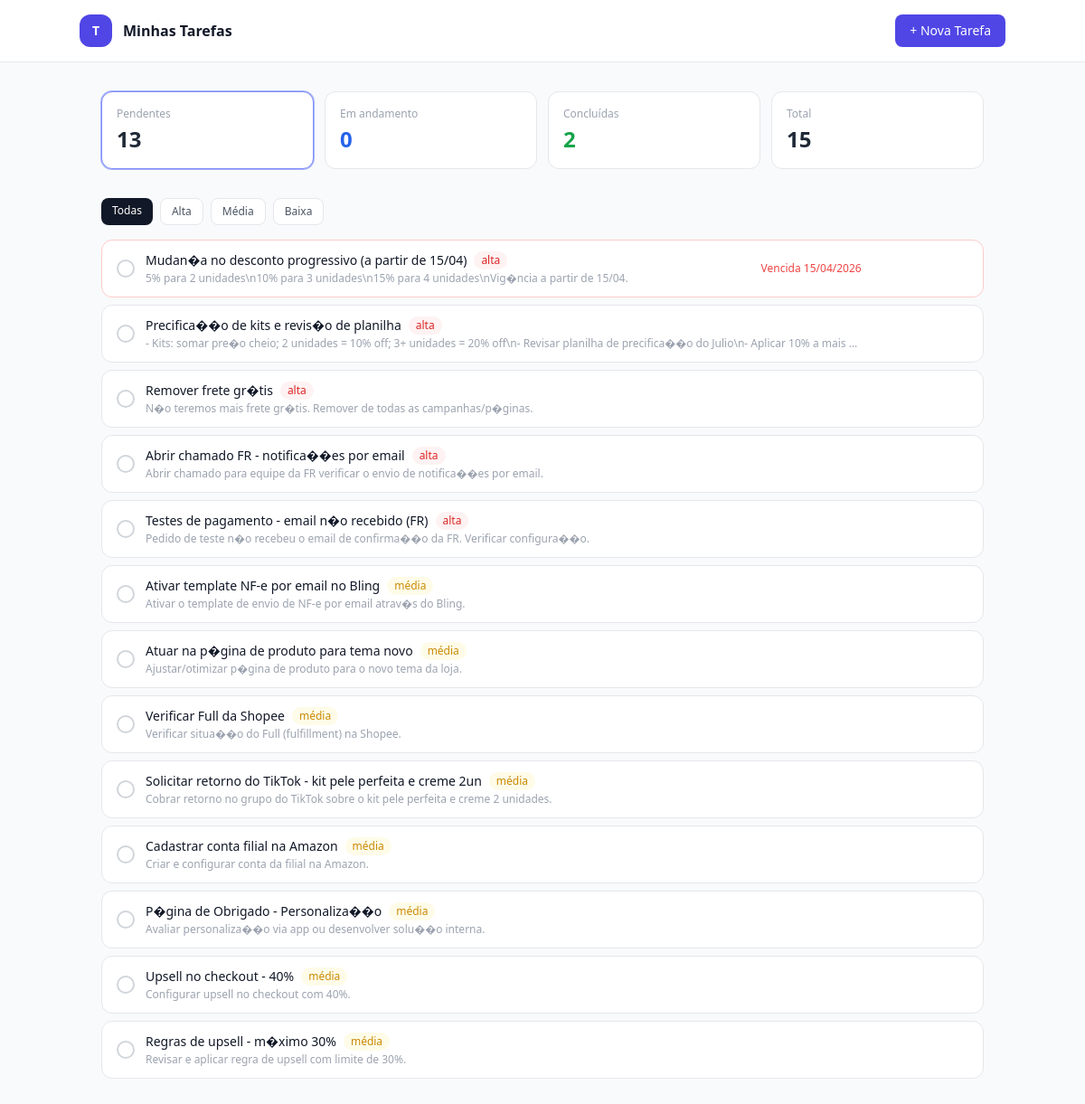
Screenshot of /?status=pendente with the database file from the repository.
### tables this page shows
CREATE TABLE tarefas (
                id          INTEGER PRIMARY KEY AUTOINCREMENT,
                nome        TEXT NOT NULL,
                descricao   TEXT,
                prioridade  TEXT NOT NULL DEFAULT 'media',
                status      TEXT NOT NULL DEFAULT 'pendente',
                vencimento  TEXT,
                criado_em   TEXT DEFAULT (date('now','localtime'))
            );

### main.py (the view)
@app.get("/", response_class=HTMLResponse)
async def index(request: Request, status: str = "", prioridade: str = ""):
    with get_db() as conn:
        conditions, params = [], []
        if status:
            conditions.append("status = ?")
            params.append(status)
        if prioridade:
            conditions.append("prioridade = ?")
            params.append(prioridade)
        where = ("WHERE " + " AND ".join(conditions)) if conditions else ""
        tarefas = conn.execute(
            f"SELECT * FROM tarefas {where} ORDER BY "
            f"CASE prioridade WHEN 'alta' THEN 1 WHEN 'media' THEN 2 WHEN 'baixa' THEN 3 END, "
            f"vencimento ASC NULLS LAST, id DESC",
            params
        ).fetchall()
        counts = {
            "total":      conn.execute("SELECT COUNT(*) FROM tarefas").fetchone()[0],
            "pendente":   conn.execute("SELECT COUNT(*) FROM tarefas WHERE status='pendente'").fetchone()[0],
            "andamento":  conn.execute("SELECT COUNT(*) FROM tarefas WHERE status='andamento'").fetchone()[0],
            "concluida":  conn.execute("SELECT COUNT(*) FROM tarefas WHERE status='concluida'").fetchone()[0],
            "vencendo":   conn.execute(
                "SELECT COUNT(*) FROM tarefas WHERE vencimento <= date('now','localtime','+2 days') "
                "AND vencimento >= date('now','localtime') AND status != 'concluida'"
            ).fetchone()[0],
        }
    hoje = date.today().isoformat()
    return templates.TemplateResponse("index.html", {
        "request":    request,
        "tarefas":    [dict(t) for t in tarefas],
        "counts":     counts,
        "status":     status,
        "prioridade": prioridade,
        "hoje":       hoje,
    })

### templates/index.html (shortened to what this page needs)
<!DOCTYPE html>
<html lang="pt-BR">
<head>
    <script src="https://cdn.tailwindcss.com"></script>
</head>
<body class="bg-gray-50 min-h-screen">
<header class="bg-white border-b border-gray-200 px-6 py-4 sticky top-0 z-10">
    <div class="max-w-5xl mx-auto flex items-center justify-between">
        <div class="flex items-center gap-3">
            <div class="w-9 h-9 bg-indigo-600 rounded-xl flex items-center justify-center text-white font-bold text-sm">T</div>
            <h1 class="text-base font-semibold text-gray-900">Minhas Tarefas</h1>
        </div>
        <button onclick="document.getElementById('modal-criar').classList.remove('hidden')"
            class="bg-indigo-600 hover:bg-indigo-700 text-white text-sm font-medium px-4 py-2 rounded-lg transition-colors">
            + Nova Tarefa
        </button>
    </div>
</header>
<main class="max-w-5xl mx-auto px-6 py-8">
    <div class="grid grid-cols-2 sm:grid-cols-4 gap-3 mb-8">
        <a href="/?status=pendente" class="bg-white rounded-xl border {% if status == 'pendente' %}border-indigo-400 ring-1 ring-indigo-300{% else %}border-gray-200{% endif %} p-4 hover:border-indigo-300 transition-colors">
            <p class="text-xs text-gray-400 mb-1">Pendentes</p>
            <p class="text-2xl font-bold text-gray-800">{{ counts.pendente }}</p>
        </a>
        <a href="/?status=andamento" class="bg-white rounded-xl border {% if status == 'andamento' %}border-indigo-400 ring-1 ring-indigo-300{% else %}border-gray-200{% endif %} p-4 hover:border-indigo-300 transition-colors">
            <p class="text-xs text-gray-400 mb-1">Em andamento</p>
            <p class="text-2xl font-bold text-blue-600">{{ counts.andamento }}</p>
        </a>
        <a href="/?status=concluida" class="bg-white rounded-xl border {% if status == 'concluida' %}border-indigo-400 ring-1 ring-indigo-300{% else %}border-gray-200{% endif %} p-4 hover:border-indigo-300 transition-colors">
            <p class="text-xs text-gray-400 mb-1">Concluídas</p>
            <p class="text-2xl font-bold text-green-600">{{ counts.concluida }}</p>
        </a>
        <a href="/" class="bg-white rounded-xl border {% if not status and not prioridade %}border-indigo-400 ring-1 ring-indigo-300{% else %}border-gray-200{% endif %} p-4 hover:border-indigo-300 transition-colors">
            <p class="text-xs text-gray-400 mb-1">Total</p>
            <p class="text-2xl font-bold text-gray-800">{{ counts.total }}</p>
        </a>
    </div>
    <div class="flex gap-2 mb-4 flex-wrap">
        <a href="/?status={{ status }}" class="px-3 py-1.5 rounded-lg text-xs font-medium transition-colors
            {{ 'bg-gray-900 text-white' if not prioridade else 'bg-white border border-gray-200 text-gray-600 hover:bg-gray-50' }}">
            Todas
        </a>
        <a href="/?status={{ status }}&prioridade=alta" class="px-3 py-1.5 rounded-lg text-xs font-medium transition-colors
            {{ 'bg-red-500 text-white' if prioridade == 'alta' else 'bg-white border border-gray-200 text-gray-600 hover:bg-gray-50' }}">
            Alta
        </a>
        <a href="/?status={{ status }}&prioridade=media" class="px-3 py-1.5 rounded-lg text-xs font-medium transition-colors
            {{ 'bg-yellow-500 text-white' if prioridade == 'media' else 'bg-white border border-gray-200 text-gray-600 hover:bg-gray-50' }}">
            Média
        </a>
        <a href="/?status={{ status }}&prioridade=baixa" class="px-3 py-1.5 rounded-lg text-xs font-medium transition-colors
            {{ 'bg-green-500 text-white' if prioridade == 'baixa' else 'bg-white border border-gray-200 text-gray-600 hover:bg-gray-50' }}">
            Baixa
        </a>
    </div>
    <div class="space-y-2">
        {% for t in tarefas %}
        {% set vencida = t.vencimento and t.vencimento < hoje and t.status != 'concluida' %}
        {% set vencendo = t.vencimento and t.vencimento >= hoje and t.vencimento <= hoje[:8] ~ (hoje[8:]|int + 2)|string and t.status != 'concluida' %}
        <div class="bg-white rounded-xl border {% if vencida %}border-red-200{% elif vencendo %}border-amber-200{% else %}border-gray-200{% endif %} px-4 py-3 flex items-center gap-3 group">
            <form method="post" action="/status/{{ t.id }}">
                <button type="submit"
                    class="w-5 h-5 rounded-full border-2 flex-shrink-0 flex items-center justify-center transition-colors
                    {% if t.status == 'concluida' %}bg-green-500 border-green-500 text-white
                    {% elif t.status == 'andamento' %}border-blue-400 bg-blue-50
                    {% else %}border-gray-300 hover:border-indigo-400{% endif %}">
                </button>
            </form>
            <a href="/tarefa/{{ t.id }}" class="flex-1 min-w-0">
                <div class="flex items-center gap-2 flex-wrap">
                    <span class="text-sm font-medium {% if t.status == 'concluida' %}line-through text-gray-400{% else %}text-gray-900{% endif %} truncate">
                        {{ t.nome }}
                    </span>
                    {% if t.prioridade == 'alta' %}
                    <span class="text-xs bg-red-50 text-red-600 px-2 py-0.5 rounded-full font-medium flex-shrink-0">alta</span>
                    {% elif t.prioridade == 'media' %}
                    <span class="text-xs bg-yellow-50 text-yellow-600 px-2 py-0.5 rounded-full font-medium flex-shrink-0">média</span>
                    {% else %}
                    <span class="text-xs bg-green-50 text-green-600 px-2 py-0.5 rounded-full font-medium flex-shrink-0">baixa</span>
                    {% endif %}
                </div>
                {% if t.descricao %}
                <p class="text-xs text-gray-400 truncate mt-0.5">{{ t.descricao }}</p>
                {% endif %}
            </a>
            {% if t.vencimento %}
            <span class="text-xs flex-shrink-0 {% if vencida %}text-red-500 font-medium{% elif vencendo %}text-amber-500 font-medium{% else %}text-gray-400{% endif %}">
                {% if vencida %}Vencida {% endif %}{{ t.vencimento[8:10] }}/{{ t.vencimento[5:7] }}/{{ t.vencimento[:4] }}
            </span>
            {% endif %}
        </div>
        {% endfor %}
    </div>
</main>
</body>
</html>

### rows the page displays
tarefas: nome "Mudan�a no desconto progressivo (a partir de 15/04)", prioridade "alta", descricao "5% para 2 unidades\\n10% para 3 unidades\\n15% para 4 unidades\\nVig�ncia a partir de 15/04.", shows "Vencida", vencimento "15", vencimento "04", vencimento "2026"
tarefas: nome "Precifica��o de kits e revis�o de planilha", prioridade "alta", descricao "- Kits: somar pre�o cheio; 2 unidades = 10% off; 3+ unidades = 20% off\\n- Revisar planilha de precifica��o do Julio\\n- Aplicar 10% a mais…"
tarefas: nome "Remover frete gr�tis", prioridade "alta", descricao "N�o teremos mais frete gr�tis. Remover de todas as campanhas/p�ginas."
tarefas: nome "Abrir chamado FR - notifica��es por email", prioridade "alta", descricao "Abrir chamado para equipe da FR verificar o envio de notifica��es por email."
tarefas: nome "Testes de pagamento - email n�o recebido (FR)", prioridade "alta", descricao "Pedido de teste n�o recebeu o email de confirma��o da FR. Verificar configura��o."
tarefas: nome "Ativar template NF-e por email no Bling", prioridade "média", descricao "Ativar o template de envio de NF-e por email atrav�s do Bling."
tarefas: nome "Atuar na p�gina de produto para tema novo", prioridade "média", descricao "Ajustar/otimizar p�gina de produto para o novo tema da loja."
tarefas: nome "Verificar Full da Shopee", prioridade "média", descricao "Verificar situa��o do Full (fulfillment) na Shopee."
tarefas: nome "Solicitar retorno do TikTok - kit pele perfeita e creme 2un", prioridade "média", descricao "Cobrar retorno no grupo do TikTok sobre o kit pele perfeita e creme 2 unidades."
tarefas: nome "Cadastrar conta filial na Amazon", prioridade "média", descricao "Criar e configurar conta da filial na Amazon."
tarefas: nome "P�gina de Obrigado - Personaliza��o", prioridade "média", descricao "Avaliar personaliza��o via app ou desenvolver solu��o interna."
tarefas: nome "Upsell no checkout - 40%", prioridade "média", descricao "Configurar upsell no checkout com 40%."
tarefas: nome "Regras de upsell - m�ximo 30%", prioridade "média", descricao "Revisar e aplicar regra de upsell com limite de 30%."

### other values shown
{{ counts.pendente }} "13"
{{ counts.andamento }} "0"
{{ counts.concluida }} "2"
{{ counts.total }} "15"
